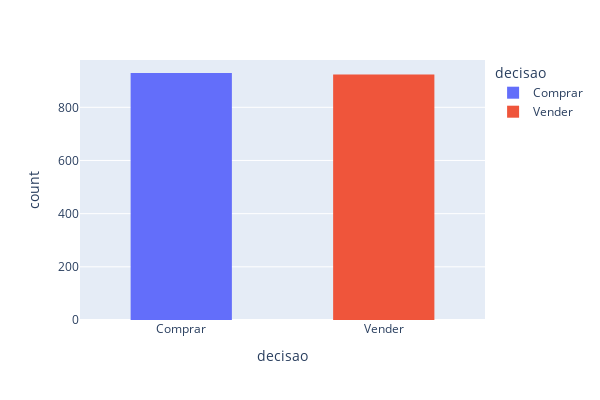

The cell this chart's notebook holds for it:
### Markdown cell above
# Execução

### Code cell
def main():
#     print("Analise e feature selection notebook\n\n")

    df = carregar_joblib()

    print(f"Carregado df com {df.shape[0]} linhas e {df.shape[1]} colunas.\n")
    print(f"Colunas carregadas: {[col for col in df.columns]}\n\n")

    print_histograma_comprar_vender(df)

    print_correlacoes(df)

    print("#-" * 40)
    best_features = feat_sel_select_k_best(df)
    
    df = remover_variaveis_ja_explicadas(df, manter_variaveis=best_features)

    print("\nCorrelacoes apos remover colunas\n")

    print_correlacoes(df)

    print("Remover coluna resultado_bruto por ter correlacao com receita_liq")

    df = remover_variaveis_ja_explicadas(df, manter_variaveis=['outros_ativos_circ', 'receita_liq', 'despesas_gerais', 'resultado_antes_trib', 'lucro_op'])

    print("\nCorrelacoes apos remover colunas\n")

    print_correlacoes(df)

    print("#-" * 40)

    print_p_value(df)

    # salvar_df_in_joblib(df, "../out/result_analise_desc.joblib")

    return df

    
df = main()

### Figure 1 — Plotly figure (JSON) as saved in the notebook; plotly's stock layout.template omitted (floating-point values rounded to 4 significant figures; data arrays with more than 128 entries replaced by an {"elided": "..."} marker saying what was removed)
{"data": [{"alignmentgroup": "True", "bingroup": "x", "hovertemplate": "decisao=%{x}<br>count=%{y}<extra></extra>", "legendgroup": "Comprar", "marker": {"color": "#636efa", "pattern": {"shape": ""}}, "name": "Comprar", "offsetgroup": "Comprar", "orientation": "v", "showlegend": true, "type": "histogram", "x": {"elided": "929 str values"}, "xaxis": "x", "yaxis": "y"}, {"alignmentgroup": "True", "bingroup": "x", "hovertemplate": "decisao=%{x}<br>count=%{y}<extra></extra>", "legendgroup": "Vender", "marker": {"color": "#EF553B", "pattern": {"shape": ""}}, "name": "Vender", "offsetgroup": "Vender", "orientation": "v", "showlegend": true, "type": "histogram", "x": {"elided": "923 str values"}, "xaxis": "x", "yaxis": "y"}], "layout": {"bargap": 0.5, "barmode": "relative", "height": 400, "legend": {"title": {"text": "decisao"}, "tracegroupgap": 0}, "margin": {"t": 60}, "width": 600, "xaxis": {"anchor": "y", "categoryarray": ["Comprar", "Vender"], "categoryorder": "array", "domain": [0, 1], "title": {"text": "decisao"}}, "yaxis": {"anchor": "x", "domain": [0, 1], "title": {"text": "count"}}}}
